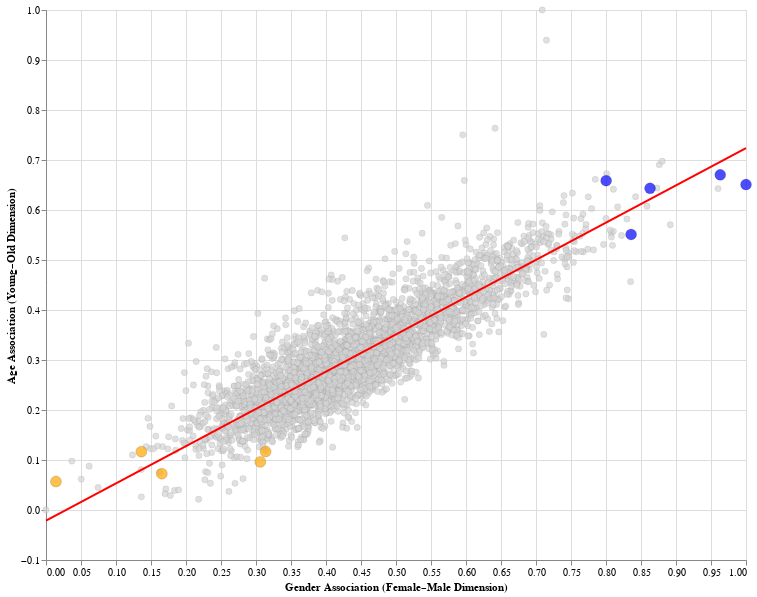

Source (notebook cell):
### Code cell
base = alt.Chart(rest_df).mark_point(
    fill='lightgray',
    stroke='black',
    strokeWidth=0.1,
    size=40
).encode(
    x=alt.X(
        'gender_norm_score:Q',
        title='Gender Association (Female–Male Dimension)'
    ),
    y=alt.Y(
        'age_norm_score:Q',
        title='Age Association (Young–Old Dimension)'
    ),
    tooltip=[
        'Social_Category:N',
        alt.Tooltip('gender_norm_score:Q', format='.3f'),
        alt.Tooltip('age_norm_score:Q', format='.3f')
    ]
)
reg_line = alt.Chart(gpt_dim).transform_regression(
    'gender_norm_score',
    'age_norm_score'
).mark_line(
    color='red',
    strokeWidth=2
).encode(
    x='gender_norm_score:Q',
    y='age_norm_score:Q'
)
highlight_pts = alt.Chart(annot).mark_point(
    filled=True,
    stroke='black',
    strokeWidth=0.2,
    size=120
).encode(
    x='x:Q',
    y='y:Q',
    fill=alt.Fill('color:N', scale=None),
    tooltip=['label:N', 'x:Q', 'y:Q']
)

hover = alt.selection_point(
    fields=['label'],
    on='mouseover',
    empty=False
)
highlight_pts = highlight_pts.add_params(hover).encode(
    opacity=alt.condition(hover, alt.value(1), alt.value(0.7))
)

chart = (
    base
    + reg_line
    + highlight_pts
).properties(
    width=700,
    height=550
)
chart

### Figure 1 — Vega-Lite specification as saved in the notebook (floating-point values rounded to 4 significant figures; data arrays with more than 128 entries replaced by an {"elided": "..."} marker saying what was removed)
{"config": {"view": {"continuousWidth": 300, "continuousHeight": 300}}, "layer": [{"data": {"name": "data-eb38184049148c9258ec6569f81ee83f"}, "mark": {"type": "point", "fill": "lightgray", "size": 40, "stroke": "black", "strokeWidth": 0.1}, "encoding": {"tooltip": [{"field": "Social_Category", "type": "nominal"}, {"field": "gender_norm_score", "format": ".3f", "type": "quantitative"}, {"field": "age_norm_score", "format": ".3f", "type": "quantitative"}], "x": {"field": "gender_norm_score", "title": "Gender Association (Female–Male Dimension)", "type": "quantitative"}, "y": {"field": "age_norm_score", "title": "Age Association (Young–Old Dimension)", "type": "quantitative"}}}, {"data": {"name": "data-9bf879196b740762bdad33af111a8cfd"}, "mark": {"type": "line", "color": "red", "strokeWidth": 2}, "encoding": {"x": {"field": "gender_norm_score", "type": "quantitative"}, "y": {"field": "age_norm_score", "type": "quantitative"}}, "transform": [{"on": "gender_norm_score", "regression": "age_norm_score"}]}, {"data": {"name": "data-99583153e751f156afaf974f418e0bd9"}, "mark": {"type": "point", "filled": true, "size": 120, "stroke": "black", "strokeWidth": 0.2}, "encoding": {"fill": {"field": "color", "scale": null, "type": "nominal"}, "opacity": {"condition": {"param": "param_500c88c2dfda2302", "value": 1, "empty": false}, "value": 0.7}, "tooltip": [{"field": "label", "type": "nominal"}, {"field": "x", "type": "quantitative"}, {"field": "y", "type": "quantitative"}], "x": {"field": "x", "type": "quantitative"}, "y": {"field": "y", "type": "quantitative"}}, "name": "view_96c2c0267073c79f_2"}], "height": 550, "params": [{"name": "param_500c88c2dfda2302", "select": {"type": "point", "fields": ["label"], "on": "mouseover"}, "views": ["view_96c2c0267073c79f_2"]}], "width": 700, "$schema": "https://vega.github.io/schema/vega-lite/v6.1.0.json", "datasets": {"data-eb38184049148c9258ec6569f81ee83f": {"elided": "3485 records"}, "data-9bf879196b740762bdad33af111a8cfd": {"elided": "3495 records"}, "data-99583153e751f156afaf974f418e0bd9": [{"label": "chairman of the board", "lx": 1.0, "ly": 0.9, "color": "blue", "Social_Category": "chairman of the board", "x": 0.9632, "y": 0.6703}, {"label": "director of research", "lx": 1.11, "ly": 0.55, "color": "blue", "Social_Category": "director of research", "x": 1.0, "y": 0.6509}, {"label": "chief of staff", "lx": 0.88, "ly": 0.4, "color": "blue", "Social_Category": "chief of staff", "x": 0.8359, "y": 0.5512}, {"label": "military personnel", "lx": 0.5, "ly": 0.69, "color": "blue", "Social_Category": "military personnel", "x": 0.8002, "y": 0.6586}, {"label": "elected official", "lx": 0.8, "ly": 0.8, "color": "blue", "Social_Category": "elected official", "x": 0.8629, "y": 0.6434}, {"label": "intern", "lx": -0.06, "ly": 0.1, "color": "orange", "Social_Category": "intern", "x": 0.01418, "y": 0.05687}, {"label": "cook", "lx": 0.1, "ly": 0.0, "color": "orange", "Social_Category": "cook", "x": 0.1654, "y": 0.07255}, {"label": "secretary", "lx": 0.4, "ly": 0.0, "color": "orange", "Social_Category": "secretary", "x": 0.3061, "y": 0.09624}, {"label": "novice", "lx": 0.5, "ly": 0.05, "color": "orange", "Social_Category": "novice", "x": 0.3138, "y": 0.1169}, {"label": "homoeopath", "lx": 0.0, "ly": 0.2, "color": "orange", "Social_Category": "homoeopath", "x": 0.1362, "y": 0.1166}]}}
